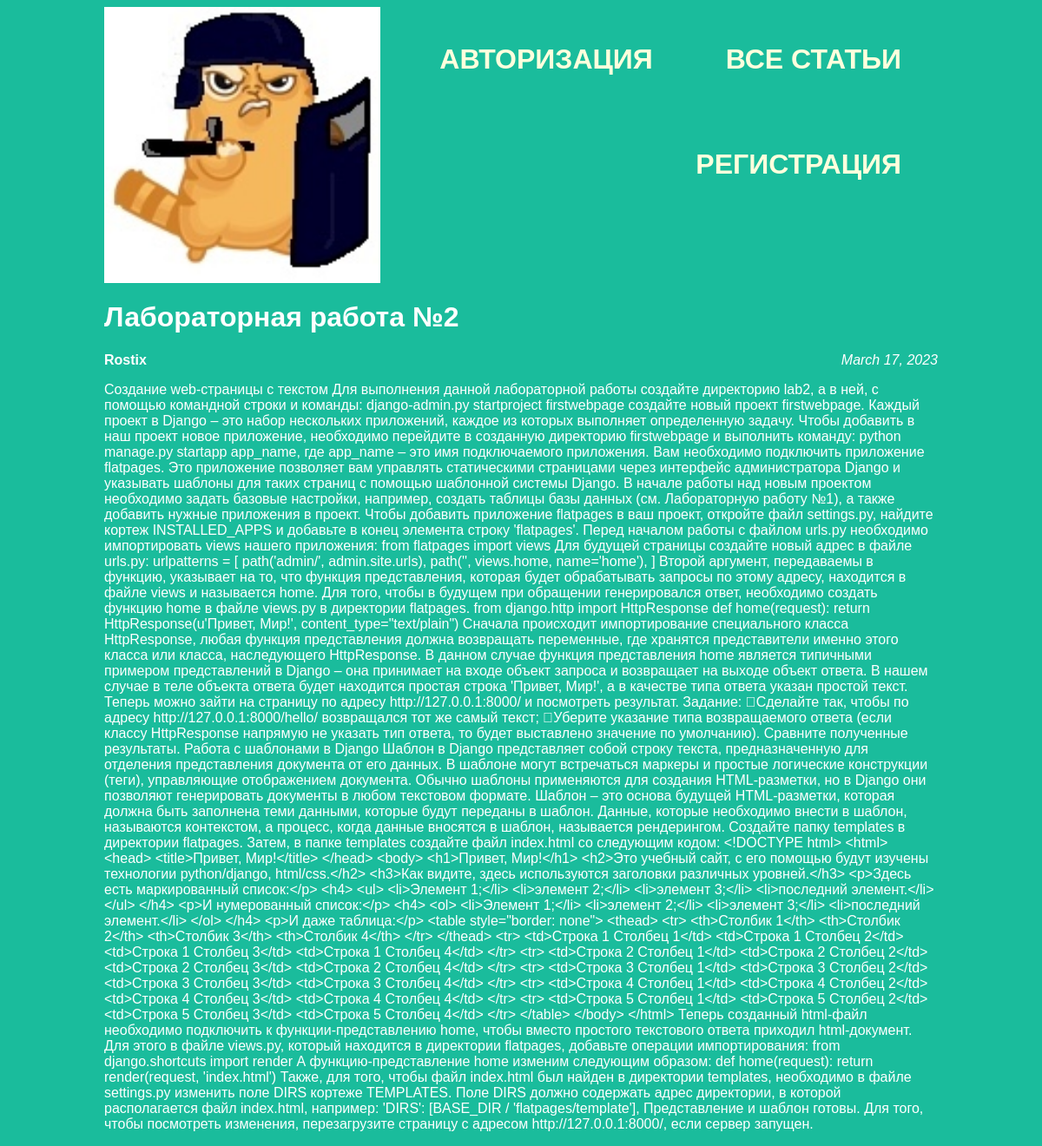
The app's page /article/2 with its own data.
### articles/models.py (models this page shows, shortened)
class Article(models.Model):
    title = models.CharField(max_length=200)
    author = models.ForeignKey(User, on_delete=models.CASCADE)
    text = models.TextField()
    created_date = models.DateField(auto_now_add=True)

### articles/views.py (the view)
# urls.py: re_path(r'^article/(?P<article_id>\d+)$', views.get_article, name='get_article'),
def get_article(request, article_id):
    try:
        post = Article.objects.get(id=article_id)
        return render(request, 'article.html', {"post": post})
    except Article.DoesNotExist:
        raise Http404

### articles/templates/article.html (shortened to what this page needs)
<DOCTYPE! html>
<head>
     <link rel="stylesheet" href="{{ STATIC_URL }}/static/article.css">
</head>
<body class="article">
	<div class="header">
		<img src="{{ STATIC_URL }}/static/img/logo.png" />
		<a href="{{BASE_DIR}}/archive"/><h1>ВСЕ СТАТЬИ</h1></a>
		{% if request.user.is_authenticated %}
		<a href="{{BASE_DIR}}/article/new"><h1>СОЗДАТЬ СТАТЬЮ</h1></a>
		<a href="{{BASE_DIR}}/logout/"><h1>ВЫЙТИ</h1></a>
		<h1>ПРИВЕТ, ПОЛЬЗОВАТЕЛЬ {{ request.user.username}}!</h1>
		{% else %}
		<a href="{{BASE_DIR}}/auth"><h1>АВТОРИЗАЦИЯ</h1></a>
		<a href="{{BASE_DIR}}/reg"><h1>РЕГИСТРАЦИЯ</h1></a>
		{% endif %}
	</div>
	<div class="article">
		<h1 class="post-title">{{ post.title }}</h1>
		<div class="article-info">
			<div class="article-author">{{ post.author.username }}</div>
			<div class="article-created-date">{{ post.created_date }}</div>
		</div>
		<p class="article-text">{{ post.text }}</p>
	</div>
</body>

### articles/static/article.css (style rules this page uses)
body { background: #1abc9c; font-family: Tahoma, Arial, sans-serif; color: #ffffff; }
.header { display: inline-block; }
.article { width: 960px; margin-left: auto; margin-right: auto; }
.header img { display: block; width: 318px; margin-left: auto; margin-right: auto; float: left; }
.header a { text-decoration: none; }
.header a h1 { float: right; color: #ffffdd; text-align: center; margin: 42px; }
.article-author { width: 50%; float: left; font-weight: bold; }
.article-created-date { text-align: right; font-style: italic; }

### records on screen
Article: title "Лабораторная работа №2", author.username "Rostix", created_date "March 17, 2023", text "Создание web-страницы с текстом Для выполнения данной лабораторной работы создайте директорию lab2, а в ней, с помощью командной строки и команды: django-admin.py startproject firstwebpage создайте новый проект firstwebpage. Каждый проект в Django – это набор нескольких приложений, каждое из которых выполняет определенную задачу. Чтобы добавить в наш проект новое приложение, необходимо перейдите в созданную директорию firstwebpage и выполнить команду: python manage.py startapp app_name, где app_name – это имя подключаемого приложения. Вам необходимо подключить приложение flatpages. Это приложение позволяет вам управлять статическими страницами через интерфейс администратора Django и…"
